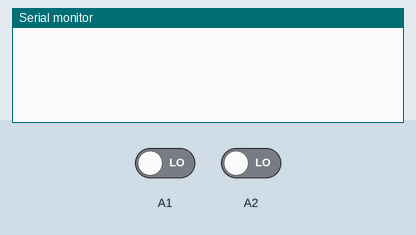
Bench run of a sketch on a simulated Arduino Uno, built with avr-gcc and run on an emulated ATmega328P. Shown: the last lines printed to the serial monitor. Inputs (shaded band) come from the test bench; at power-on: A1 LOW, A2 LOW.

Above: at 1.2 s.
1.3 s: A1 driven HIGH
At 1.9 s:
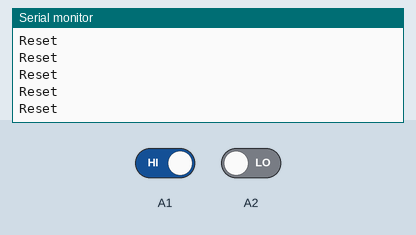
3.2 s: A2 driven HIGH
At 3.9 s:
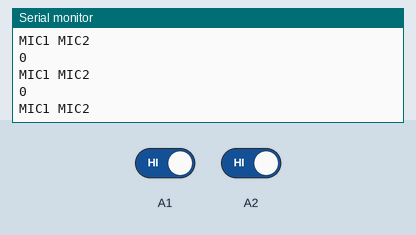

The sketch:

ReadAnalog.ino
```cpp
void setup() {
  Serial.begin(115200);
  pinMode(A1,INPUT);
  pinMode(A2,INPUT);
}

int start=0;
int count=0;

// the loop routine runs over and over again forever:
void loop() {
  while(true){
    // Great improvement by using port manipulation
    bool val1 = PINC & B00000010;   //digitalRead(A1);
    bool val2= PINC & B00000100; //digitalRead(A2);

    // Event timeout
    if(count>2000){
      Serial.println("Reset");
      count=0;
      start=0;
      return;
    }

    if(val1){
      if(start==0) {
        start=1;
      }
      else if(start==2){
        // Started by the other mic and ended by this one
        Serial.println("MIC2 MIC1");
        Serial.println(count);
        start=0;
        count=0;
      }
    }
    if(val2){
      if(start==0) {
        start=2;
      }
      else if(start==1){
        // Started by the other mic and ended by this one
        Serial.println("MIC1 MIC2");
        Serial.println(count);
        start=0;
        count=0;
      }
    }

    if(start!=0) count++;

  }
}
```

Measured:
- after the input at 1.3 s, the serial monitor: prints a new line at once (image 1)
- after the input at 3.2 s, the serial monitor: prints a new line at once (image 2)
